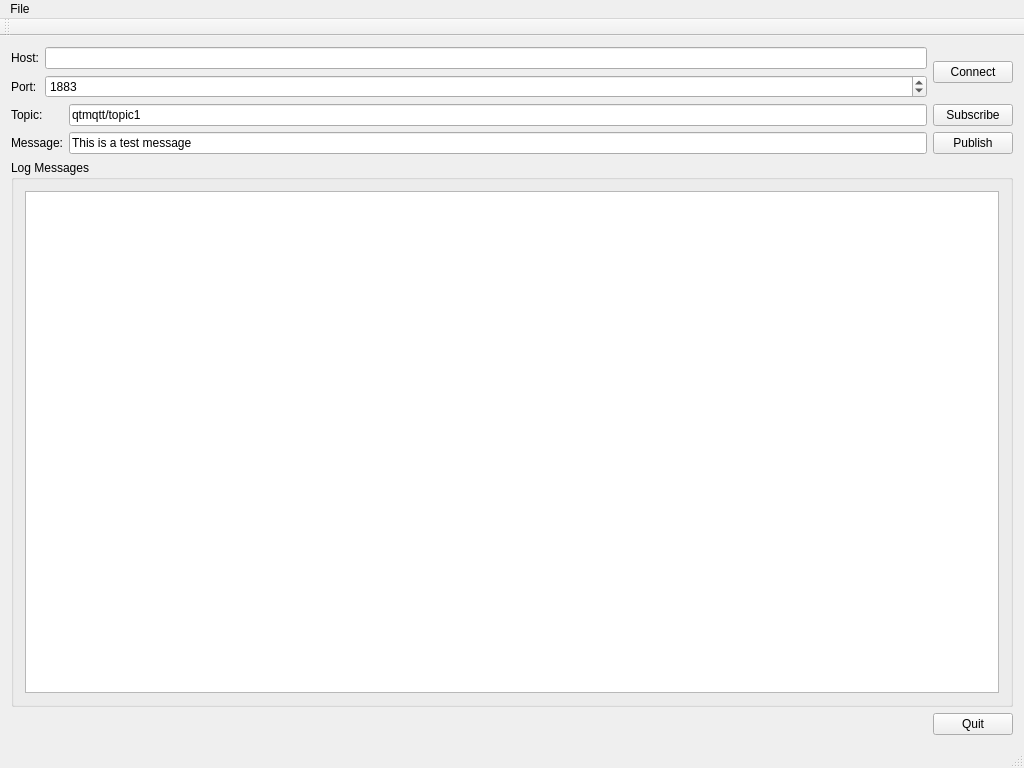
<?xml version="1.0" encoding="UTF-8"?>
<ui version="4.0">
 <class>MainWindow</class>
 <widget class="QMainWindow" name="MainWindow">
  <property name="geometry">
   <rect>
    <x>0</x>
    <y>0</y>
    <width>1024</width>
    <height>768</height>
   </rect>
  </property>
  <property name="windowTitle">
   <string>MainWindow</string>
  </property>
  <widget class="QWidget" name="centralWidget">
   <layout class="QVBoxLayout" name="verticalLayout">
    <item>
     <layout class="QHBoxLayout" name="horizontalLayout">
      <item>
       <layout class="QFormLayout" name="formLayout">
        <item row="0" column="0">
         <widget class="QLabel" name="label">
          <property name="text">
           <string>Host:</string>
          </property>
         </widget>
        </item>
        <item row="0" column="1">
         <widget class="QLineEdit" name="lineEditHost">
          <property name="text">
           <string/>
          </property>
         </widget>
        </item>
        <item row="2" column="0">
         <widget class="QLabel" name="label_2">
          <property name="text">
           <string>Port:</string>
          </property>
         </widget>
        </item>
        <item row="2" column="1">
         <widget class="QSpinBox" name="spinBoxPort">
          <property name="maximum">
           <number>99999</number>
          </property>
          <property name="value">
           <number>1883</number>
          </property>
         </widget>
        </item>
       </layout>
      </item>
      <item>
       <widget class="QPushButton" name="buttonConnect">
        <property name="text">
         <string>Connect</string>
        </property>
       </widget>
      </item>
     </layout>
    </item>
    <item>
     <layout class="QGridLayout" name="gridLayout">
      <item row="1" column="1">
       <widget class="QLineEdit" name="lineEditMessage">
        <property name="text">
         <string>This is a test message</string>
        </property>
       </widget>
      </item>
      <item row="1" column="0">
       <widget class="QLabel" name="label_4">
        <property name="text">
         <string>Message:</string>
        </property>
       </widget>
      </item>
      <item row="0" column="2">
       <widget class="QPushButton" name="buttonSubscribe">
        <property name="text">
         <string>Subscribe</string>
        </property>
       </widget>
      </item>
      <item row="1" column="2">
       <widget class="QPushButton" name="buttonPublish">
        <property name="text">
         <string>Publish</string>
        </property>
       </widget>
      </item>
      <item row="0" column="1">
       <widget class="QLineEdit" name="lineEditTopic">
        <property name="text">
         <string>qtmqtt/topic1</string>
        </property>
       </widget>
      </item>
      <item row="0" column="0">
       <widget class="QLabel" name="label_3">
        <property name="text">
         <string>Topic:</string>
        </property>
       </widget>
      </item>
     </layout>
    </item>
    <item>
     <widget class="QGroupBox" name="groupBox">
      <property name="title">
       <string>Log Messages</string>
      </property>
      <layout class="QHBoxLayout" name="horizontalLayout_2">
       <item>
        <widget class="QPlainTextEdit" name="editLog"/>
       </item>
      </layout>
     </widget>
    </item>
    <item>
     <layout class="QHBoxLayout" name="horizontalLayout_3">
      <item>
       <spacer name="horizontalSpacer">
        <property name="orientation">
         <enum>Qt::Horizontal</enum>
        </property>
        <property name="sizeHint" stdset="0">
         <size>
          <width>40</width>
          <height>20</height>
         </size>
        </property>
       </spacer>
      </item>
      <item>
       <widget class="QPushButton" name="buttonQuit">
        <property name="text">
         <string>Quit</string>
        </property>
       </widget>
      </item>
     </layout>
    </item>
   </layout>
  </widget>
  <widget class="QMenuBar" name="menuBar">
   <property name="geometry">
    <rect>
     <x>0</x>
     <y>0</y>
     <width>1024</width>
     <height>20</height>
    </rect>
   </property>
   <widget class="QMenu" name="menuFile">
    <property name="title">
     <string>File</string>
    </property>
    <addaction name="actionQuit"/>
   </widget>
   <addaction name="menuFile"/>
  </widget>
  <widget class="QToolBar" name="mainToolBar">
   <attribute name="toolBarArea">
    <enum>TopToolBarArea</enum>
   </attribute>
   <attribute name="toolBarBreak">
    <bool>false</bool>
   </attribute>
  </widget>
  <widget class="QStatusBar" name="statusBar"/>
  <action name="actionQuit">
   <property name="text">
    <string>Quit</string>
   </property>
  </action>
 </widget>
 <layoutdefault spacing="6" margin="11"/>
 <resources/>
 <connections/>
</ui>
